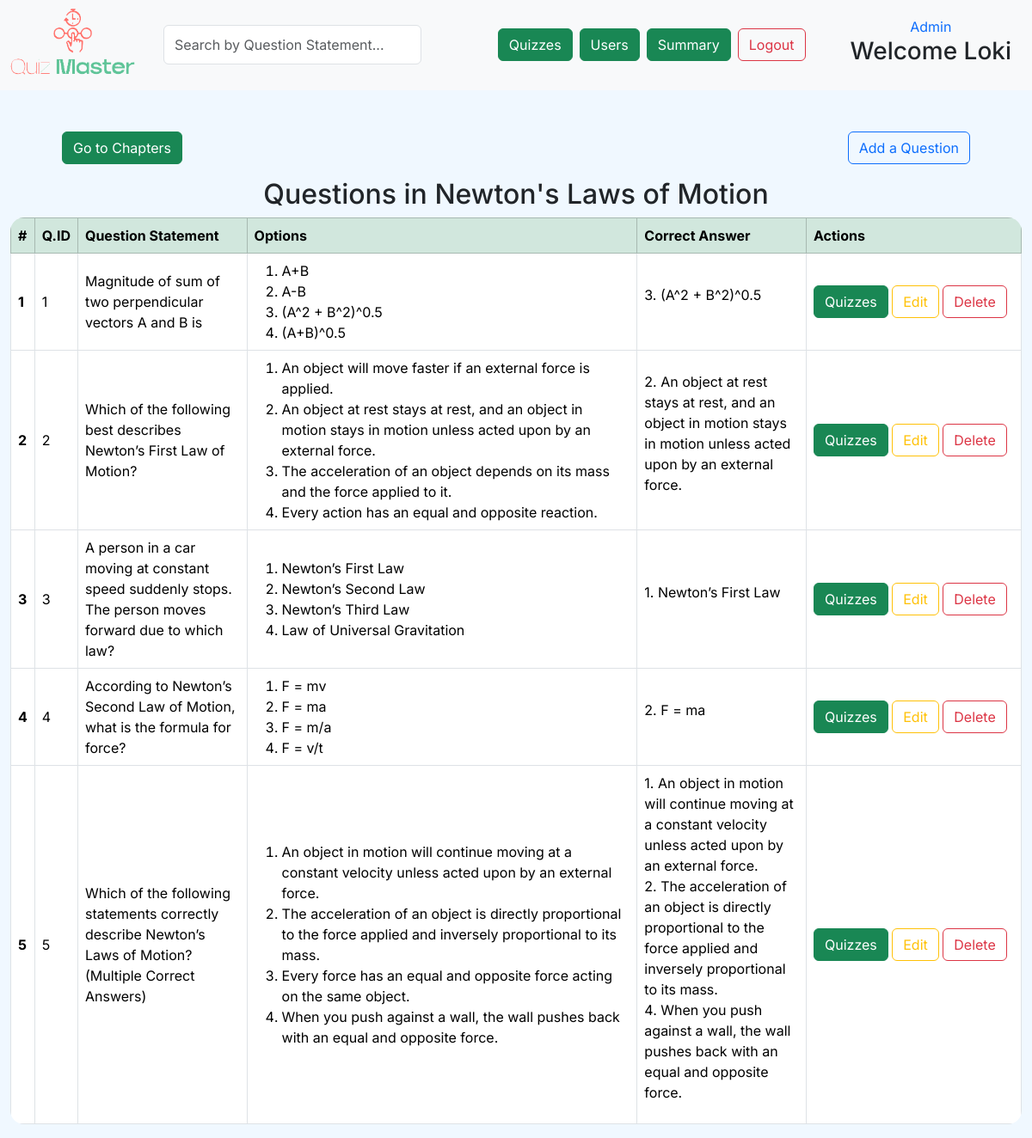
Screenshot of /quiz-master/subject/1/chapter/1/questions (signed in) with the database file from the repository.
### application/models.py (models this page shows)
class Chapter(db.Model):
    __tablename__='chapter'
    id = db.Column(db.Integer, primary_key=True,autoincrement=True)
    name = db.Column(db.String,nullable=False)
    description = db.Column(db.String)
    subject_id = db.Column(db.Integer,db.ForeignKey('subject.id'),nullable=False)
    subject = db.relationship('Subject', back_populates='chapters')
    is_deleted = db.Column(db.Boolean,nullable=False,default=False)
    questions = db.relationship('Questions',back_populates='chapter')
    quizzes = db.relationship('Quiz',secondary='quiz_chapter',back_populates='chapters',lazy='select')

class Questions(db.Model):
    __tablename__='questions'
    id = db.Column(db.Integer, primary_key=True,autoincrement=True)
    question_statement=db.Column(db.String,nullable=False)
    marks = db.Column(db.Integer,nullable=False)
    negative_marks = db.Column(db.Integer,nullable=False)
    chapter_id = db.Column(db.Integer,db.ForeignKey('chapter.id'),nullable=False)
    is_deleted = db.Column(db.Boolean,nullable=False,default=False)
    quizzes = db.relationship('Quiz',secondary="quiz_question",back_populates='questions',lazy='select')
    options = db.relationship('Options',back_populates='question',lazy='select')
    chapter = db.relationship('Chapter',back_populates='questions',lazy='select')

class Options(db.Model):
    __tablename__='options'
    id = db.Column(db.Integer, primary_key=True,autoincrement=True)
    question_id = db.Column(db.Integer,db.ForeignKey('questions.id'),nullable=False)
    option = db.Column(db.Text,nullable=False)
    is_correct = db.Column(db.Boolean,nullable=False)
    is_deleted = db.Column(db.Boolean,nullable=False,default=False)
    question = db.relationship('Questions',back_populates='options',lazy='select')

### application/controllers.py (the view)
@app.route("/quiz-master/subject/<int:subj_id>/chapter/<int:chap_id>/questions",methods=["GET"])
@admin_required
def admin_questions_of_chapter(subj_id,chap_id):
    if request.method=='GET':
        chapter= db.session.query(Chapter).filter_by(id=chap_id).first()
        questions_list = db.session.query(Questions).filter(Questions.chapter_id == chap_id,
                                                          Questions.is_deleted == False).all()
        return render_template('adm_questions_of_chapter.html', questions_list=questions_list,subj_id=subj_id,chapter=chapter)

### application/controllers.py (called while the page is built)
def admin_required(f):
    @wraps(f)
    def decorated_function(*args, **kwargs):
        if 'admin_id' not in session:
            return redirect(url_for('login'))
        return f(*args, **kwargs)
    return decorated_function

### templates/adm_questions_of_chapter.html (shortened to what this page needs)
<!DOCTYPE html>
<html lang="en">
<head>
    <link href="https://cdn.jsdelivr.net/npm/bootstrap@5.3.3/dist/css/bootstrap.min.css" rel="stylesheet"
 />
    <link rel="stylesheet" href="https://cdnjs.cloudflare.com/ajax/libs/font-awesome/6.7.2/css/all.min.css">
    <link rel="stylesheet" href="{{ url_for('static', filename='admin.css') }}">
</head>
<body>
    <header class="d-flex align-items-center p-2 bg-light">
        <div class="flex-shrink-0">
            <a href="{{ url_for('admin_dashboard') }}">
                <img src="{{ url_for('static', filename='logo3.png') }}" class="img-fluid pb-2" width="150px" alt="logo" />
            </a>
        </div>
        <div class="d-flex flex-grow-1 justify-content-between mx-3">
            <input type="text" id="questionSearch" class="form-control mx-3" style="width: 300px;" placeholder="Search by Question Statement..." onkeyup="searchQuestions()">
            <nav class="d-flex mx-3">
                <a class="btn btn-success m-1" href="{{ url_for('admin_quizzes') }}" role="button">Quizzes</a>
                <a class="btn btn-success m-1" href="{{url_for('admin_users_view')}}"role="button">Users</a>
                <a href="{{ url_for('admin_full_summary') }}" class="btn btn-success m-1">Summary</a>
                <a class="btn btn-outline-danger m-1" href="{{ url_for('logout') }}" role="button">Logout</a>
            </nav>
        </div>
        <div class="flex-shrink-0 text-end mx-3">
            <div class="text-center text-primary">Admin</div>
            <h3>Welcome {{session['first_name']}}</h3>
        </div>
    </header>
    <section class="container-fluid mt-5">
        <div class="row">
            <div class="col d-flex justify-content-between">
                <div class="container d-flex justify-content-start ms-5">
                    <a href="{{url_for('admin_chapters_of_subject',subj_id=subj_id)}}" class="btn btn-success">Go to Chapters</a>
                </div>
                {% if questions_list %}
                <div class="container d-flex justify-content-end me-5">
                    <a href=" {{url_for('admin_create_question',subj_id=chapter.subject.id,chap_id=chapter.id)}} " class="btn btn-outline-primary">Add a Question</a>
                </div>
                {% endif %}
            </div>
        </div>
        {% if questions_list %}
        <h2 class="text-center mt-3"> Questions in {{ chapter.name }} </h2>
        <table class="table table-bordered rounded-table align-middle">
            <thead>
                <tr class="table-success">
                    <th scope="col">#</th>
                    <th scope="col">Q.ID</th>
                    <th scope="col" class="text-wrap" style="max-width: 40%;">Question Statement</th>
                    <th scope="col">Options</th>
                    <th scope="col">Correct Answer</th>
                    <th scope="col">Actions</th>
                </tr>
            </thead>
            <tbody>
                {% for question in questions_list %}
                {% if not question.is_deleted %}
                <tr class="question-row">
                    <th scope="row">{{ loop.index }}</th>
                    <td> {{ question.id }} </td>
                    <td class="text-wrap question-statement" style="max-width: 300px;">{{ question.question_statement }}</td>
                    <td>
                        <ol class="mb-0">
                        {% for option in question.options %}
                            <li> {{ option.option }} </li>
                        {% endfor %}
                        </ol>
                    </td>
                    <td>
                        <ul class="list-unstyled" style="max-width: 300px;">
                        {% for option in question.options %}
                            {% if option.is_correct %}
                                    <li>{{loop.index}}. {{ option.option }}</li>
                            {% endif %}
                        {% endfor %}
                        </ul>
                    </td>
                    <td style="min-width:250px">
                        <a class="action-button btn btn-success"
                        href=" {{ url_for('admin_quizzes_on_question',subj_id=chapter.subject.id,chap_id=chapter.id,quest_id=question.id) }} " >Quizzes</a>
                        <a class="btn btn-outline-warning"
                        href=" {{ url_for('admin_update_question',subj_id=chapter.subject.id,chap_id=chapter.id,quest_id=question.id) }} ">Edit</a>
                        <a class="btn btn-outline-danger"
                        href=" {{ url_for('admin_delete_question',subj_id=chapter.subject.id,chap_id=chapter.id,quest_id=question.id) }} ">Delete</a>
                    </td>
                </tr>
                {% endif %}
                {% endfor %}
            </tbody>
        </table>
        {% else %}
        <div class="container text-center">
            <h2>No question in this chapter has been created Yet!! <a href=" {{url_for('admin_create_question',subj_id=chapter.subject.id,chap_id=chapter.id)}} " class="btn btn-outline-primary">Create One Now</a></h2>
        </div>
        {% endif %}
    </section>
</body>
</html>

### static/admin.css (style rules this page uses)
* { font-family: "Inter", serif; }
body { background-color: aliceblue !important; }
.rounded-table { border-radius: 1rem; overflow: hidden; }

### rows the page displays
Chapter: name "Newton's Laws of Motion"
Questions: id "1", question_statement "Magnitude of sum of two perpendicular vectors A and B is"
Options: option "A+B"
Options: option "A-B"
Options: option "(A^2 + B^2)^0.5"
Options: option "(A+B)^0.5"
Questions: id "2", question_statement "Which of the following best describes Newton’s First Law of Motion?"
Options: option "An object will move faster if an external force is applied."
Options: option "An object at rest stays at rest, and an object in motion stays in motion unless acted upon by an external force."
Options: option "The acceleration of an object depends on its mass and the force applied to it."
Options: option "Every action has an equal and opposite reaction."
Questions: id "3", question_statement "A person in a car moving at constant speed suddenly stops. The person moves forward due to which law?"
Options: option "Newton’s First Law"
Options: option "Newton’s Second Law"
Options: option "Newton’s Third Law"
Options: option "Law of Universal Gravitation"
Questions: id "4", question_statement "According to Newton’s Second Law of Motion, what is the formula for force?"
Options: option "F = mv"
Options: option "F = ma"
Options: option "F = m/a"
Options: option "F = v/t"
Questions: id "5", question_statement "Which of the following statements correctly describe Newton’s Laws of Motion? (Multiple Correct Answers)"
Options: option "An object in motion will continue moving at a constant velocity unless acted upon by an external force."
Options: option "The acceleration of an object is directly proportional to the force applied and inversely proportional to its mass."
Options: option "Every force has an equal and opposite force acting on the same object."
Options: option "When you push against a wall, the wall pushes back with an equal and opposite force."

### other values shown
{{ session['first_name'] }} "Loki"
